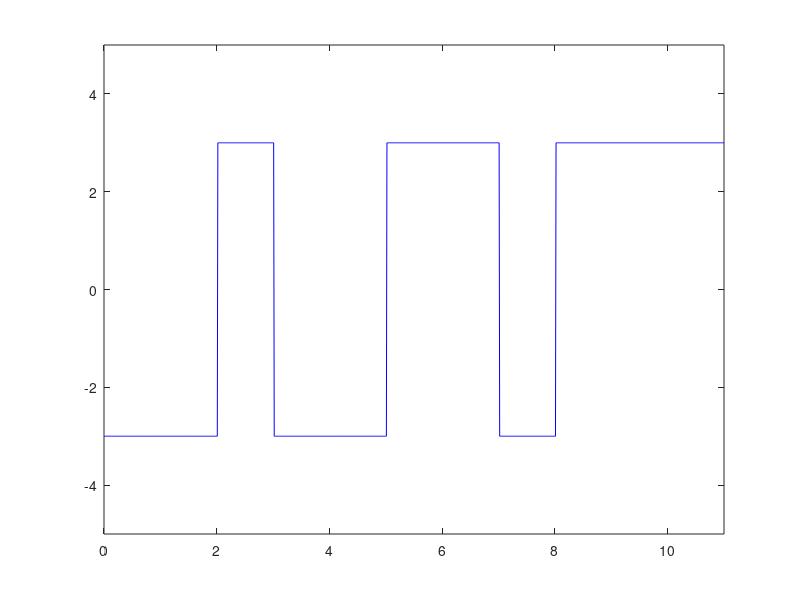

Source code (MATLAB):

n = [1,1,0,1,1,0,0,1,0,0,0];

for ii=1:length(n)
    
    if n(ii)==1;
        nn(ii) = -3;
    else 
        nn(ii) = 3;
    end
end

i=1;
t=0:0.01:length(n);

for j=1:length(t)
    y(j)=nn(i);
    if t(j)>i;
        i=i+1;
    end
end

plot(t, y, 'b-');
axis([0 length(n) -5 5]);

i=1;
for j=1:length(t)
    if t(j)>i
        if y(j)==-3
            ans(i)=1
            i=i+1;
        else
            ans(i)=0
            i=i+1;
        end
    end
end